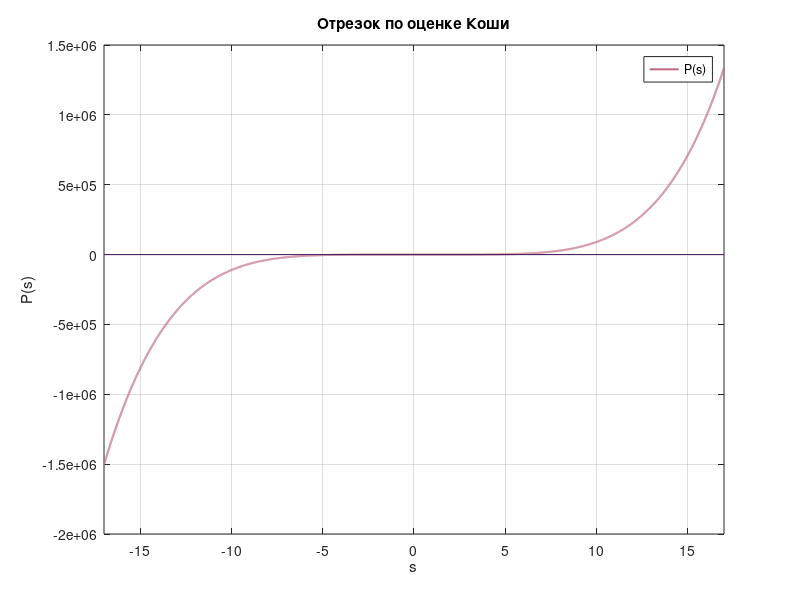
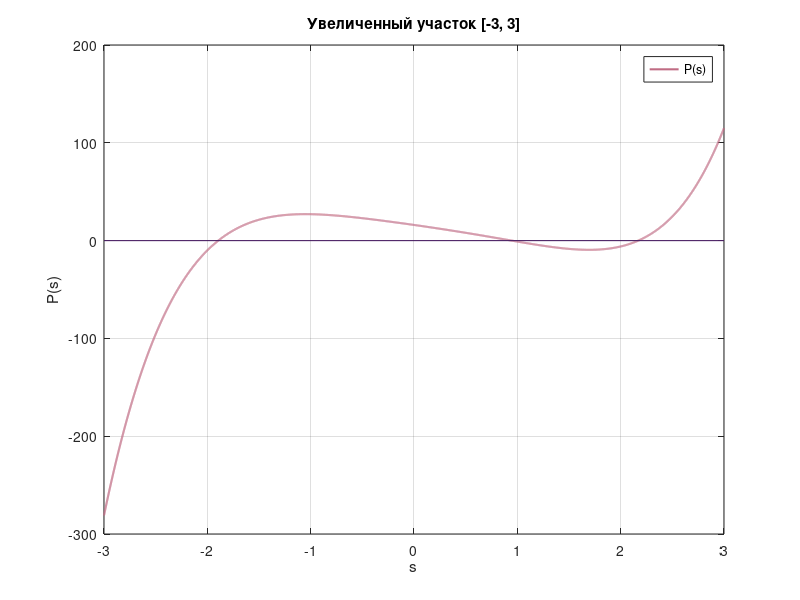
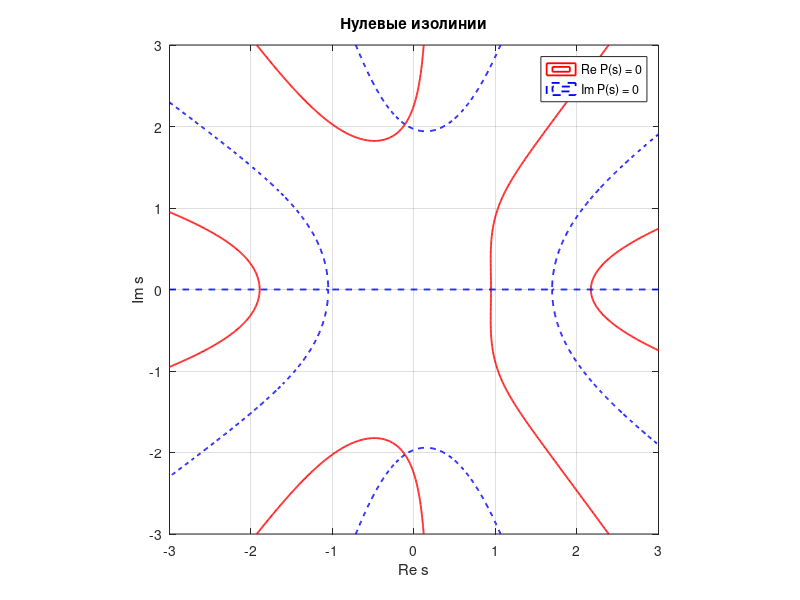
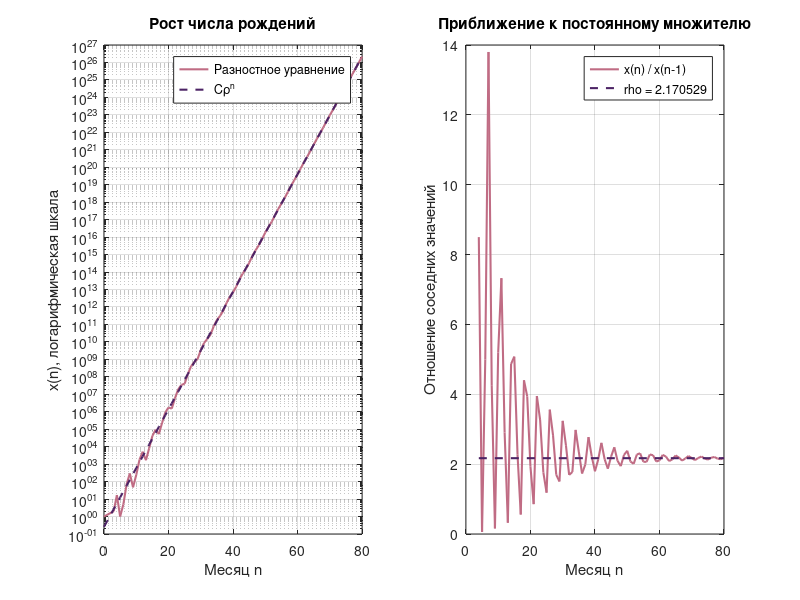

MATLAB code for these plots, in order:
clear;
clc;
close all;

%% Постоянные
m = 2;
k = 17;

%% Палитра
dark_purple = [0.2980, 0.1373, 0.3961]; % вещественная часть / основной график
red         = [0.7529, 0.4235, 0.5176]; % мнимая часть / вспомогательные линии

%% Первые значения разностного уравнения
months = 80;

% –––––

% x(n + 1) хранит число пар, родившихся в месяце n
x = zeros(1, months + 1);
x(1:5) = [1, 0, 0, m, k];

% Вычисление последовательности по рекуррентной формуле
for n = 5:months
    x(n + 1) = x(n) + m * x(n - 2) + (k - m) * x(n - 3) + (1 - k) * x(n - 4);
end

% Вывод первых одиннадцати значений
fprintf('Месяц n    Число родившихся пар x(n)\n');
for n = 0:10
    fprintf('%7d %28.0f\n', n, x(n + 1));
end

% –––––

%% Характеристический многочлен и оценка Коши
P = @(s) s.^5 - s.^4 - m * s.^2 + (m - k) * s + k - 1;
dP = @(s) 5 * s.^4 - 4 * s.^3 - 2 * m * s + m - k;

% Коэффициенты записаны от старшей степени к свободному члену
coef = [1, -1, 0, -m, m - k, k - 1];
R = 1 + max(abs(coef(2:end) / coef(1)));

fprintf('\nОценка Коши: все корни лежат в круге |s| <= %g\n', R);

%% Графики характеристического многочлена
% График на отрезке, заданном оценкой Коши
figure(1);
s = linspace(-R, R, 6001);
plot(s, P(s), 'Color', red, 'LineWidth', 1.5);
hold on;
plot([-R, R], [0, 0], 'Color', dark_purple, 'LineWidth', 0.8);
grid on;
xlabel('s');
ylabel('P(s)');
title('Отрезок по оценке Коши');
legend('P(s)');
xlim([-R, R]);
hold off;

% Увеличенный участок, содержащий вещественные корни
figure(2);
s = linspace(-3, 3, 6001);
plot(s, P(s), 'Color', red, 'LineWidth', 1.5);
hold on;
plot([-3, 3], [0, 0], 'Color', dark_purple, 'LineWidth', 0.8);
grid on;
xlabel('s');
ylabel('P(s)');
title('Увеличенный участок [-3, 3]');
legend('P(s)');
xlim([-3, 3]);
hold off;

% Нулевые изолинии действительной и мнимой частей P(s)
real_part = linspace(-3, 3, 601);
imaginary_part = linspace(-3, 3, 601);
[X, Y] = meshgrid(real_part, imaginary_part);
Z = X + 1i * Y;

figure(3);
contour(X, Y, real(P(Z)), [0, 0], 'r-', 'LineWidth', 1.3);
hold on;
contour(X, Y, imag(P(Z)), [0, 0], 'b--', 'LineWidth', 1.3);
axis equal;
grid on;
xlabel('Re s');
ylabel('Im s');
title('Нулевые изолинии');
legend('Re P(s) = 0', 'Im P(s) = 0');
hold off;

% –––––

%% Метод Ньютона для пяти начальных приближений
starts = [-2, 0.8, 2, 2i, -2i];
tol_f = 1e-11;
tol_s = 1e-12;
max_iter = 100;

roots_newton = zeros(size(starts));
histories = cell(size(starts));

% Для каждой начальной точки сохраняется вся последовательность итераций.
fprintf('\nНачальная точка        Корень                              |s|          |P(s)|    Итерации\n');

for q = 1:numel(starts)
    s = starts(q);
    history = s;
    converged = false;

    for iteration = 1:max_iter
        derivative = dP(s);

        if abs(derivative) < 1e-14
            error('Производная слишком близка к нулю.');
        end

        s_new = s - P(s) / derivative;
        history(end + 1) = s_new;

        if abs(P(s_new)) < tol_f && abs(s_new - s) < tol_s
            converged = true;
            break;
        end

        s = s_new;
    end

    if ~converged
        error('Метод Ньютона не сошёлся за заданное число итераций.');
    end

    roots_newton(q) = s_new;
    histories{q} = history;

    fprintf('%9.4f%+9.4fi   % .10f%+.10fi    %.10f   %.2e     %2d\n', ...
        real(starts(q)), imag(starts(q)), real(s_new), imag(s_new), ...
        abs(s_new), abs(P(s_new)), numel(history) - 1);
end

% –––––

%% Проверка найденных корней
% Проверяем различность корней, невязку и ненулевую производную.
for q = 1:numel(roots_newton)
    for p = 1:q-1
        assert(abs(roots_newton(q) - roots_newton(p)) > 1e-6);
    end
end
assert(max(abs(P(roots_newton))) < 1e-11);
assert(min(abs(dP(roots_newton))) > 1e-6);

% –––––

% Восстанавливаем коэффициенты многочлена по найденным корням.
coefficients = [1, -1, 0, -m, m - k, k - 1];
coefficient_error = max(abs(poly(roots_newton) - coefficients));
fprintf('Ошибка восстановления коэффициентов: %.2e\n', coefficient_error);
assert(coefficient_error < 1e-10);

fprintf('\nИтерации для положительного растущего корня:\n');
for j = 1:numel(histories{3})
    s = histories{3}(j);
    fprintf('%2d: s = %.12f; |P(s)| = %.3e\n', j - 1, real(s), abs(P(s)));
end

% –––––

%% Общее решение и главный корень
% Матрица системы для коэффициентов A_1, ..., A_5.
V = zeros(5, 5);
for j = 1:5
    V(:, j) = roots_newton(j) .^ (0:4).';
end

initial = [1; 0; 0; m; k];
A = V \ initial;
[~, dominant_index] = max(abs(roots_newton));
rho = real(roots_newton(dominant_index));
C = real(A(dominant_index));

% Характеристики главного корня.
fprintf('\nНаибольший модуль: rho = %.12f\n', rho);
fprintf('Коэффициент: C = %.12f\n', C);
fprintf('Асимптотический прирост за месяц: %.4f%%\n', (rho - 1) * 100);
assert(C > 0);

% Сравнение рекуррентного решения с формулой через найденные корни.
n = 0:months;
V_all = zeros(months + 1, 5);
for j = 1:5
    V_all(:, j) = roots_newton(j) .^ n.';
end
from_roots = V_all * A;

relative_error = max(abs(from_roots.' - x) ./ max(1, x));
assert(relative_error < 1e-10);

% –––––

%% Графики роста решения
figure(4);

% Число рождений и его главная асимптотика.
subplot(1, 2, 1);
positive = x > 0;
semilogy(n(positive), x(positive), 'Color', red, 'LineWidth', 1.5);
hold on;
semilogy(n, C * rho.^n, '--', 'Color', dark_purple, 'LineWidth', 1.5);
grid on;
xlabel('Месяц n');
ylabel('x(n), логарифмическая шкала');
title('Рост числа рождений');
legend('Разностное уравнение', 'C\rho^n');
hold off;

% Отношение соседних значений последовательности.
subplot(1, 2, 2);
plot(n(5:end), x(5:end) ./ x(4:end-1), 'Color', red, 'LineWidth', 1.5);
hold on;
plot([n(5), n(end)], [rho, rho], '--', 'Color', dark_purple, 'LineWidth', 1.5);
grid on;
xlabel('Месяц n');
ylabel('Отношение соседних значений');
title('Приближение к постоянному множителю');
legend('x(n) / x(n-1)', sprintf('rho = %.6f', rho));
hold off;

% Численная проверка для нескольких месяцев.
for month = [20, 40, 60, 80]
    fprintf('n=%2d: x(n)/rho^n = %.9f; x(n)/x(n-1) = %.9f\n', ...
        month, x(month + 1) / rho^month, x(month + 1) / x(month));
end

%% Запуск файла с Octave (раскомментировать)
 if exist('OCTAVE_VERSION', 'builtin')
     disp('Графики построены.');
     pause;
 end
